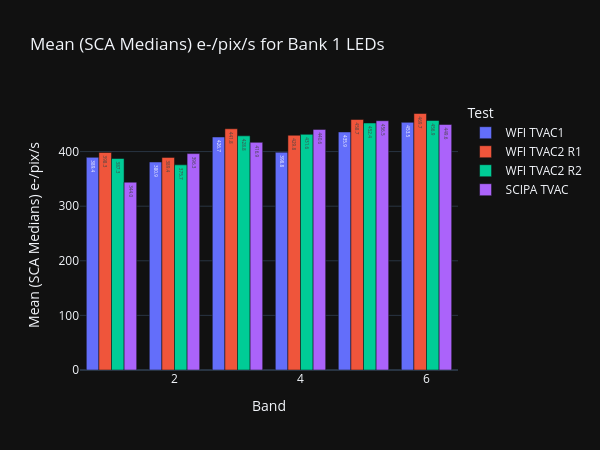
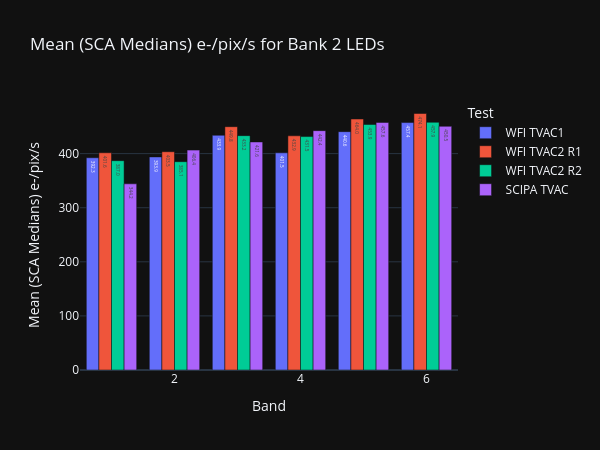
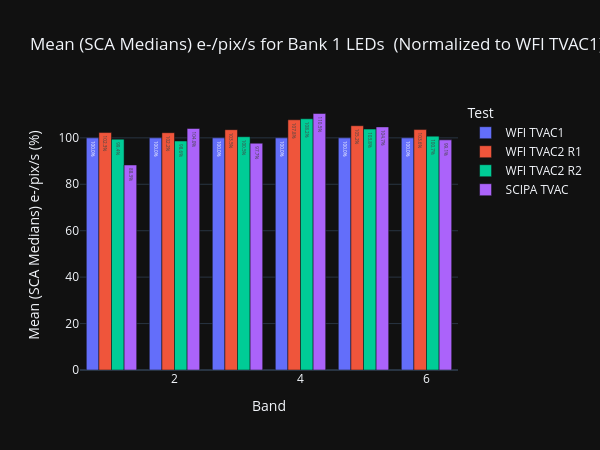
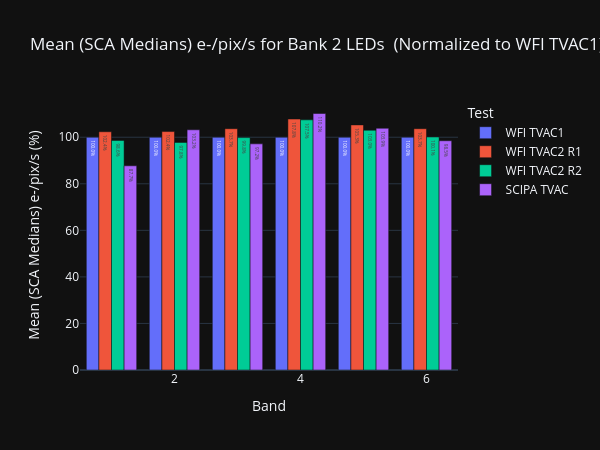

Write notebook code for charts like these, in order.
### Markdown cell above
## 7. Campaign Comparison Bar Charts

### What This Does
Generates **interactive Plotly bar charts** comparing LED performance metrics across all test campaigns (TVAC1, TVAC2 R1/R2, SCIPA).

### Output
**8 PNG files** automatically saved with descriptive names:
- `Mean_(SCA_Medians)_e-pix_s_for_Bank_1_LEDs.png` (and Bank 2)
- `Mean_(SCA_Medians)_e-pix_s_for_Bank_1_LEDs_Normalized_to_WFI_TVAC1.png` (and Bank 2)
- `Mean_(SCA_Medians)_e-pix_s_MCT_PD2_V_for_Bank_1_LEDs_Normalized_to_WFI_TVAC1.png` (and Bank 2)
- `Discrepancy_at_~50_e-pix_s_for_Bank_1_LEDs.png` (and Bank 2)

### Chart Types & Metrics

| Chart | Parameter | Shows | Normalization |
|-------|-----------|-------|---------------|
| 1-2 | Measured Flux | Absolute flux at ~50 e⁻/pix/s | None (e⁻/pix/s) |
| 3-4 | Measured Flux | Relative change vs TVAC1 | % of TVAC1 baseline |
| 5-6 | Flux/PD2 Ratio | LED sensitivity consistency | % of TVAC1 baseline |
| 7-8 | Discrepancy | Error from current calibration | e⁻/pix/s |

### Chart Features

**Layout**:
- **X-axis**: LED Bands
- **Y-axis**: Metric value
- **Bars**: Grouped by test campaign (4 bars per band)
- **Labels**: Values displayed on each bar
- **Theme**: Dark mode (Plotly dark template)

**Normalization** (when enabled):
```python
normalized_value = (test_value / TVAC1_value) × 100%
```
Shows each campaign as percentage of WFI TVAC1 baseline.

### Key Metrics Explained

**Mean (SCA Medians) e⁻/pix/s**:
- Average flux across 17 SCAs at a specific code (~50 e⁻/pix/s nominal)
- **Use**: Compare absolute performance across campaigns

**Flux/PD2 Ratio**:
- Measured flux divided by photodiode 2 voltage
- **Use**: Assess LED-to-photodiode coupling stability
- **Ideal**: Ratio stays constant across campaigns

**Discrepancy @ ~50 e⁻/pix/s**:
- `measured_flux - calibration_predicted_flux`
- **Use**: Validate calibration accuracy and changes over different campaigns

### Code cell
import plotly.graph_objects as go
summary = pd.DataFrame(measurement_list)

def create_parameter_chart(summary, parameter='flux', bank=1, normalize=False):
    fig = go.Figure()

    # Get unique bands and tests
    bands = summary['band'].unique()
    tests = summary['test'].unique()

    # Create a trace for each test
    for test in tests:
        test_data = summary[(summary['test'] == test) & (summary['bank'] == bank)].copy()

        if normalize:
            # For each band, normalize to the first test's value
            for band in bands:
                band_mask = test_data['band'] == band
                if band_mask.any():
                    # Get reference value (first test for this band)
                    ref_data = summary[(summary['bank'] == bank) & (summary['band'] == band) & (summary['test'] == tests[0])]
                    if not ref_data.empty:
                        ref_value = ref_data[parameter].iloc[0]
                        if ref_value != 0:
                            test_data.loc[band_mask, parameter] = (test_data.loc[band_mask, parameter] / ref_value) * 100

        display_values = test_data[parameter]
        text_values = [f'{v:.1f}{"%" if normalize else ""}' for v in display_values]

        fig.add_trace(go.Bar(
            x=test_data['band'],
            y=display_values,
            name=f'{test}',
            text=text_values,
            textposition='auto'
        ))

    # Update layout
    title_suffix = ' (Normalized to WFI TVAC1)' if normalize else ''
    y_label = f'{parameter} (%)' if normalize else parameter
    title = f'{parameter} for Bank {bank} LEDs {title_suffix}'

    fig.update_layout(
        title=title,
        xaxis_title='Band',
        yaxis_title=y_label,
        barmode='group',
        template='plotly_dark',
        xaxis={'categoryorder': 'array', 'categoryarray': sorted(bands)},
        legend_title='Test',
        width=600,
        height=450
    )

    fig.show()

    # Save as PNG using title as filename
    filename = title.replace(' ', '_').replace('/', '_').replace('(', '').replace(')', '').replace('@', 'at') + '.png'
    fig.write_image(filename, width=850, height=450, scale=2)
    return fig

summary['Discrepancy @ ~50 e-/pix/s'] = summary['flux'] - summary['cal_flux']
summary['Mean (SCA Medians) e-/pix/s / MCT PD2 [V]'] = summary['ratio']
summary['Mean (SCA Medians) e-/pix/s'] = summary['flux']
create_parameter_chart(summary, 'Mean (SCA Medians) e-/pix/s', 1)
create_parameter_chart(summary, 'Mean (SCA Medians) e-/pix/s', 2)
create_parameter_chart(summary, 'Mean (SCA Medians) e-/pix/s', 1, normalize=True)
create_parameter_chart(summary, 'Mean (SCA Medians) e-/pix/s', 2, normalize=True)
create_parameter_chart(summary, 'Mean (SCA Medians) e-/pix/s / MCT PD2 [V]', 1, normalize=True)
create_parameter_chart(summary, 'Mean (SCA Medians) e-/pix/s / MCT PD2 [V]', 2, normalize=True)
create_parameter_chart(summary, 'Discrepancy @ ~50 e-/pix/s', 1, normalize=False);
create_parameter_chart(summary, 'Discrepancy @ ~50 e-/pix/s', 2, normalize=False);

### Figure 1 — Plotly figure (JSON) as saved in the notebook; plotly's stock layout.template omitted (floating-point values rounded to 4 significant figures)
{"data": [{"name": "WFI TVAC1", "text": ["389.4", "380.9", "426.7", "398.8", "435.9", "453.5"], "textposition": "auto", "type": "bar", "x": [1, 2, 3, 4, 5, 6], "y": [389.4, 380.9, 426.7, 398.8, 435.9, 453.5]}, {"name": "WFI TVAC2 R1", "text": ["398.3", "389.4", "441.8", "429.8", "458.7", "469.7"], "textposition": "auto", "type": "bar", "x": [1, 2, 3, 4, 5, 6], "y": [398.3, 389.4, 441.8, 429.8, 458.7, 469.7]}, {"name": "WFI TVAC2 R2", "text": ["387.3", "375.7", "428.8", "431.6", "452.4", "456.9"], "textposition": "auto", "type": "bar", "x": [1, 2, 3, 4, 5, 6], "y": [387.3, 375.7, 428.8, 431.6, 452.4, 456.9]}, {"name": "SCIPA TVAC", "text": ["344.0", "396.3", "416.9", "440.6", "456.5", "449.6"], "textposition": "auto", "type": "bar", "x": [1, 2, 3, 4, 5, 6], "y": [344.0, 396.3, 416.9, 440.6, 456.5, 449.6]}], "layout": {"barmode": "group", "height": 450, "legend": {"title": {"text": "Test"}}, "title": {"text": "Mean (SCA Medians) e-/pix/s for Bank 1 LEDs "}, "width": 600, "xaxis": {"categoryarray": [1, 2, 3, 4, 5, 6], "categoryorder": "array", "title": {"text": "Band"}}, "yaxis": {"title": {"text": "Mean (SCA Medians) e-/pix/s"}}}}

### Figure 2 — Plotly figure (JSON) as saved in the notebook; plotly's stock layout.template omitted (floating-point values rounded to 4 significant figures)
{"data": [{"name": "WFI TVAC1", "text": ["392.3", "393.9", "433.9", "401.5", "440.6", "457.4"], "textposition": "auto", "type": "bar", "x": [1, 2, 3, 4, 5, 6], "y": [392.3, 393.9, 433.9, 401.5, 440.6, 457.4]}, {"name": "WFI TVAC2 R1", "text": ["401.6", "403.5", "449.8", "432.9", "464.0", "474.1"], "textposition": "auto", "type": "bar", "x": [1, 2, 3, 4, 5, 6], "y": [401.6, 403.5, 449.8, 432.9, 464.0, 474.1]}, {"name": "WFI TVAC2 R2", "text": ["387.0", "385.1", "433.2", "431.5", "453.9", "457.9"], "textposition": "auto", "type": "bar", "x": [1, 2, 3, 4, 5, 6], "y": [387.0, 385.1, 433.2, 431.5, 453.9, 457.9]}, {"name": "SCIPA TVAC", "text": ["344.2", "406.4", "421.6", "442.4", "457.6", "450.5"], "textposition": "auto", "type": "bar", "x": [1, 2, 3, 4, 5, 6], "y": [344.2, 406.4, 421.6, 442.4, 457.6, 450.5]}], "layout": {"barmode": "group", "height": 450, "legend": {"title": {"text": "Test"}}, "title": {"text": "Mean (SCA Medians) e-/pix/s for Bank 2 LEDs "}, "width": 600, "xaxis": {"categoryarray": [1, 2, 3, 4, 5, 6], "categoryorder": "array", "title": {"text": "Band"}}, "yaxis": {"title": {"text": "Mean (SCA Medians) e-/pix/s"}}}}

### Figure 3 — Plotly figure (JSON) as saved in the notebook; plotly's stock layout.template omitted (floating-point values rounded to 4 significant figures)
{"data": [{"name": "WFI TVAC1", "text": ["100.0%", "100.0%", "100.0%", "100.0%", "100.0%", "100.0%"], "textposition": "auto", "type": "bar", "x": [1, 2, 3, 4, 5, 6], "y": [100.0, 100.0, 100.0, 100.0, 100.0, 100.0]}, {"name": "WFI TVAC2 R1", "text": ["102.3%", "102.2%", "103.5%", "107.8%", "105.2%", "103.6%"], "textposition": "auto", "type": "bar", "x": [1, 2, 3, 4, 5, 6], "y": [102.3, 102.2, 103.5, 107.8, 105.2, 103.6]}, {"name": "WFI TVAC2 R2", "text": ["99.4%", "98.6%", "100.5%", "108.2%", "103.8%", "100.7%"], "textposition": "auto", "type": "bar", "x": [1, 2, 3, 4, 5, 6], "y": [99.44, 98.64, 100.5, 108.2, 103.8, 100.7]}, {"name": "SCIPA TVAC", "text": ["88.3%", "104.0%", "97.7%", "110.5%", "104.7%", "99.1%"], "textposition": "auto", "type": "bar", "x": [1, 2, 3, 4, 5, 6], "y": [88.32, 104.0, 97.69, 110.5, 104.7, 99.14]}], "layout": {"barmode": "group", "height": 450, "legend": {"title": {"text": "Test"}}, "title": {"text": "Mean (SCA Medians) e-/pix/s for Bank 1 LEDs  (Normalized to WFI TVAC1)"}, "width": 600, "xaxis": {"categoryarray": [1, 2, 3, 4, 5, 6], "categoryorder": "array", "title": {"text": "Band"}}, "yaxis": {"title": {"text": "Mean (SCA Medians) e-/pix/s (%)"}}}}

### Figure 4 — Plotly figure (JSON) as saved in the notebook; plotly's stock layout.template omitted (floating-point values rounded to 4 significant figures)
{"data": [{"name": "WFI TVAC1", "text": ["100.0%", "100.0%", "100.0%", "100.0%", "100.0%", "100.0%"], "textposition": "auto", "type": "bar", "x": [1, 2, 3, 4, 5, 6], "y": [100.0, 100.0, 100.0, 100.0, 100.0, 100.0]}, {"name": "WFI TVAC2 R1", "text": ["102.4%", "102.4%", "103.7%", "107.8%", "105.3%", "103.7%"], "textposition": "auto", "type": "bar", "x": [1, 2, 3, 4, 5, 6], "y": [102.4, 102.4, 103.7, 107.8, 105.3, 103.7]}, {"name": "WFI TVAC2 R2", "text": ["98.6%", "97.8%", "99.8%", "107.5%", "103.0%", "100.1%"], "textposition": "auto", "type": "bar", "x": [1, 2, 3, 4, 5, 6], "y": [98.63, 97.77, 99.85, 107.5, 103.0, 100.1]}, {"name": "SCIPA TVAC", "text": ["87.7%", "103.2%", "97.2%", "110.2%", "103.9%", "98.5%"], "textposition": "auto", "type": "bar", "x": [1, 2, 3, 4, 5, 6], "y": [87.72, 103.2, 97.16, 110.2, 103.9, 98.49]}], "layout": {"barmode": "group", "height": 450, "legend": {"title": {"text": "Test"}}, "title": {"text": "Mean (SCA Medians) e-/pix/s for Bank 2 LEDs  (Normalized to WFI TVAC1)"}, "width": 600, "xaxis": {"categoryarray": [1, 2, 3, 4, 5, 6], "categoryorder": "array", "title": {"text": "Band"}}, "yaxis": {"title": {"text": "Mean (SCA Medians) e-/pix/s (%)"}}}}
